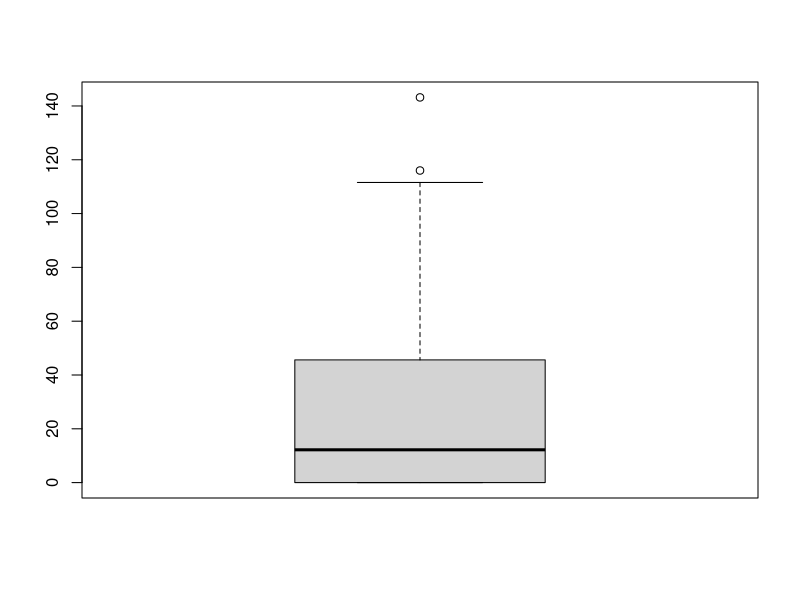

Generate this figure with R: (Note: this script raises an error after producing the figure.)
## ---- chunk 1
rm(list=ls())
library(here)
library(tidyverse)
library(ggfortify)
## ---- chunk 2
plot <- read.csv(here("Data", "Moose_Plot_Data.csv"))
tree <- read.csv(here("Data", "Moose_Tree_Data.csv"))
## ---- chunk 3
glimpse(plot)
## ---- chunk 4
glimpse(tree)
## ---- chunk 5
plot$hilltop <- as.logical(plot$hilltop)
plot$swamp <- as.logical(plot$swamp)
plot$wetland_forest <- as.logical(plot$wetland_forest)
plot$harvest <- as.logical(plot$harvest)

tree$browsed <- as.logical(tree$browsed)
tree$stripped <- as.logical(tree$stripped)
tree$broken <- as.logical(tree$broken)

tree$species <- as.factor(tree$species)
tree$plot <- as.factor(tree$plot)
## ---- chunk 6

#First fix Quabbin Forest, the watershed labeled as 0
fixwatershed0 <- which(plot$watershed == "0")
plot$watershed[fixwatershed0] <- "Quabbin"

#Then fix Ware River Forest, the watershed labeled as 1
fixwatershed1 <- which(plot$watershed == "1")
plot$watershed[fixwatershed1] <- "Ware River"

#Now convert it to factor then check the levels to make sure it all worked.
plot$watershed <- as.factor(plot$watershed)
levels(plot$watershed)
## ---- chunk 7
# Checking browse_index first.
# Run code to get a summary of descriptive stats to compare the max and mins with the quartiles, median, and mean. 

summary(plot$browse_index)
## ---- chunk 8
#Make a rough boxplot of this variable to check it out. 
boxplot(plot$browse_index)
## ---- chunk 9
# Find out more about this row:

which(plot$browse_index == 143.18) #This didn't work but I organized the rows from greatest to least in the table and it returned row number 156. 

slice(plot, 156)
## ---- chunk 10
#Now check the summary stats for the whole dataset just to make things quicker. 
plot |>
  summary()
## ---- chunk 11
# I found the unite function through googling. It combines the three columns but ends up with the three values still distinct, just all in one column. This isn't quite what I want. 

unite(tree, col='interaction', c('browsed', 'stripped', 'broken'), sep = '/')
## ---- chunk 12
# Add a new column that combines browsed, stripped, and broken using mutate (function that modifies columns). Found a model of similar code through googling. 

tree.updated <- tree |>
  mutate(interaction = browsed + stripped + broken)

# However, this function added the value in the three columns together, instead of how I wanted, which is to keep the binary yes/no of whether there was moose interaction with the tree. (see next code chunk)

## ---- chunk 13
#First change the column to factor data so I can see the levels. 
tree.updated$interaction <- as.factor(tree.updated$interaction)

# Check out the levels. Has 0, 1, and 2. 
levels(tree.updated$interaction)

#I just want 0 and 1. The 2 indicates that there were two types of interactions. This is extra info for what I want. I will change the rows with 2 to be 1 so that it's binary data.
#First make a fix object with all the rows that have 2. 
fix.interaction <- which(tree.updated$interaction == "2")

#Then apply the fix object to change all those rows with 2 to be 1.
tree.updated$interaction[fix.interaction] <- "1"
tree.updated$interaction <- factor(tree.updated$interaction)

levels(tree.updated$interaction)
## ---- chunk 14
#Filter for just the rows with a 1 value for interaction. This indicates that they were interacted with in some way. There are 648 rows where this is true. 
tree.updated |>
  filter(interaction == "1")

#Then filter for rows where interaction is 0. There are 1,507 rows where this is the case. 
tree.updated |>
  filter(interaction == "0")

#Both of these add up to 2,155 rows. Meaning there should be 1,758 rows where the value is NA for interaction. 
tree.updated |>
  filter(interaction == "NA") #Doesn't seem to work to filter for NA values...
## ---- chunk 15
## tree.updated$interaction <- as.logical(tree.updated$interaction)
# Tried to run the above code but it just ended up making all the rows NA
glimpse(tree.updated)
## ---- chunk 16
levels(tree.updated$species) 
# Noticed that there are inconsistencies with these species names that I didn't catch earlier. 
## ---- chunk 17
fix.blackbirch <- which(tree.updated$species == "black birch ")
tree.updated$species[fix.blackbirch] <- "black birch"
tree.updated$species <- factor(tree.updated$species)

fix.chestnut <- which(tree.updated$species == "Chestnut")
tree.updated$species[fix.chestnut] <- "chestnut"
tree.updated$species <- factor(tree.updated$species)

fix.hawthorn <- which(tree.updated$species == "hawthorne")
tree.updated$species[fix.hawthorn] <- "hawthorn"
tree.updated$species <- factor(tree.updated$species)

fix.hemlock <- which(tree.updated$species %in% c("hemlock", "Hemlock", "hemlock "))
tree.updated$species[fix.hemlock] <- "hemlock"
tree.updated$species <- factor(tree.updated$species)

fix.redmaple <- which(tree.updated$species %in% c("red maple", "Red maple", "red maple "))
tree.updated$species[fix.redmaple] <- "red maple"
tree.updated$species <- factor(tree.updated$species)

fix.redoak <- which(tree.updated$species == "red oak ")
tree.updated$species[fix.redoak] <- "red oak"
tree.updated$species <- factor(tree.updated$species)

fix.sugarmaple <- which(tree.updated$species == "sugarmaple")
tree.updated$species[fix.sugarmaple] <- "sugar maple"
tree.updated$species <- factor(tree.updated$species)

fix.whitepine <- which(tree.updated$species %in% c("white pine", "whte pine", "white pine "))
tree.updated$species[fix.whitepine] <- "white pine"
tree.updated$species <- factor(tree.updated$species)
## ---- chunk 18
levels(tree.updated$plot) 
# There are 541 levels which makes sense because that's how many plots there are. There are 3,913 total observations/rows though, so theres many rows for each level. 
## ---- chunk 19
#use write.csv - specify the data frame, specify where to save, specify what to save as

write.csv(tree.updated, here("Data", "Updated_Moose_Tree_Data.csv"))

#Save updated dataset for plot as well
write.csv(plot, here("Data", "Updated_Moose_Plot_Data.csv"))
## ---- chunk 20
tree.updated <- read.csv(here("Data", "Updated_Moose_Tree_Data.csv")) 
# Should be the same as what had earlier, just testing that can read in the new csv file. 

plot <- read.csv(here("Data", "Updated_Moose_Plot_Data.csv"))
## ---- chunk 21
summary(tree.updated$dbh_cm)
#Shows that the mean dbh is 15.26 cm, with a max of 85 and a min of 1.20. These stats mean that there's more low value rows than high value rows because the data skews to the right. 
## ---- chunk 22
summary(plot$browse_index) 
#This is also showing a right skew with many lower value rows and fewer higher value rows. The min is 0, the max is 143.18, but the mean is 27.09 and the median is 12.19. 
## ---- chunk 23
summary(plot$elev_m) 
#These numbers seem more consistent, due to the fact that they're not generated by an animal's behavior. The min is 137, the max is 367, and the mean is 252.5 with a median of 254.5. 
## ---- chunk 24
summary(plot$dist_h2o_m) 
#Also pretty variable. The min is 0, max is 984. Mean is 221 and median is 194.5. 
## ---- chunk 25
summary(plot$harvest_intensity_m2.ha)
#The median being 0 for these numbers shows just how many 0s and low value there are for this column. The max is 298 and the mean is 25.65
## ---- chunk 26
summary(plot$tall_shrubs)
#Once again a wide range - min is 0, max is 76. Mean is 5.41 and median is 1. 
## ---- chunk 27
summary(plot$deer_density)
#Seems pretty equally/normally distributed with min being 1.2 and max 4.8. Mean is 2.845 and median is 3. These numbers are relatively all close. 
## ---- chunk 28
ggplot(plot, aes(x=browse_index))+
  geom_histogram(binwidth = 15)+
  facet_wrap(~harvest)+
  theme_bw()
#Use the plot dataset, with browse index as the x variable. Histogram chooses the y automatically, in this case it's count. Facet wrap divides the output into two histograms based on the variable harvest. 
## ---- chunk 29
ggplot(plot, aes(x=browse_index))+
  geom_histogram(binwidth = 15)+
  facet_wrap(~watershed)+
  theme_bw()
#Use the plot dataset, with browse index as the x variable. Histogram chooses the y automatically, in this case it's count. Facet wrap divides the output into two histograms based on the variable watershed. 
## ---- chunk 30
## Change the data type of interaction for the next graph to work properly. I'm not sure why it works to do it now, but didn't work earlier. 

tree.updated$interaction <- as.logical(tree.updated$interaction)
## ---- chunk 31
ggplot(tree.updated, aes(x=species, y=dbh_cm, colour = interaction))+
  geom_point() +
  xlab("Species")+
  ylab("dbh in cm")+
  theme_bw()+
  coord_flip()
#Use the updated tree dataset with species as the x and dbh as the y, further distinguished by interaction using colors. Make it a scatterplot. Change the x and y axes names and remove the background. Use coord flip to try to improve readability of the x axis (rather unsuccessfully in this case). 
## ---- chunk 32
ggplot(plot, aes(x=dist_h2o_m, y=browse_index, colour = harvest))+
  geom_point()+
  xlab("distance to water (m)")+
  ylab("browse index")+
  theme_bw()
# use the plot dataset and have distance to water as the x, browse index as the y, and distinguish further by harvest using color. Rename the axes for clarity and remove the background. 
## ---- chunk 33
ggplot(plot, aes(x=dist_dev_m, y=browse_index, colour = harvest))+
  geom_point()+
  xlab("distance to development (m)")+
  ylab("browse index")+
  theme_bw()
# use the plot dataset and have distance to development as the x, browse index as the y, and distinguish further by harvest using color. Rename the axes for clarity and remove the background. 
## ---- chunk 34
ggplot(plot, aes(x=watershed, y=harvest_intensity_m2.ha, colour = harvest, shape = watershed))+
  geom_boxplot()+
  geom_point(position = "jitter", size = 2, alpha = 0.5)+
  xlab("watershed")+
  ylab("harvest intensity (m2/ha)")+
  theme_bw()

#Include a boxplot and the points. Make the points be colored by the variable harvest. Make the points size 2 and partly transparent. Use jitter to show the points more clearly, but then make the points be different shapes for the two so it's clear whic belongs to which. 
## ---- chunk 35
ggplot(tree.updated, aes(x=interaction, y=dbh_cm))+
  geom_boxplot()+
  geom_point(position = "jitter", size = 2, alpha = 0.25)+
  xlab("interaction")+
  ylab("dbh (cm)")+
  theme_bw()
# Use the tree.updated dataset, with interaction as the x axis and dbh as the y. Use jitter, sizing, and transparency (alpha) to be able to see the points better. Rename the axes and remove the background. 
